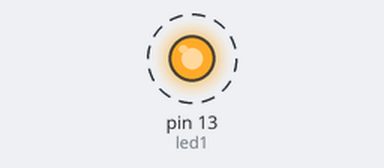
This sketch was run on a simulated Arduino Uno, built with avr-gcc and run on an emulated ATmega328P. On the bench: output pins drawn as LEDs (lit = HIGH). Dashed ring = blinking.

Above: at 0.5 s.
Timing chart, 0 to 4.6 s (numbered marks = the images above):
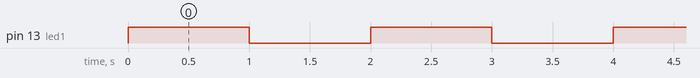

The sketch:

led1.ino
```cpp
//this file is used to get a blink led
#define DELAY 1000
int led1 = 13;
void setup()
{
	pinMode(led1,OUTPUT);
}

void loop()
{
	digitalWrite(led1,HIGH);
	delay(DELAY);
	digitalWrite(led1,LOW);
	delay(DELAY);
}
 
```

Measured:
- by itself, pin 13 (led1): alternates HIGH for 1.0 s and LOW for 1.0 s
